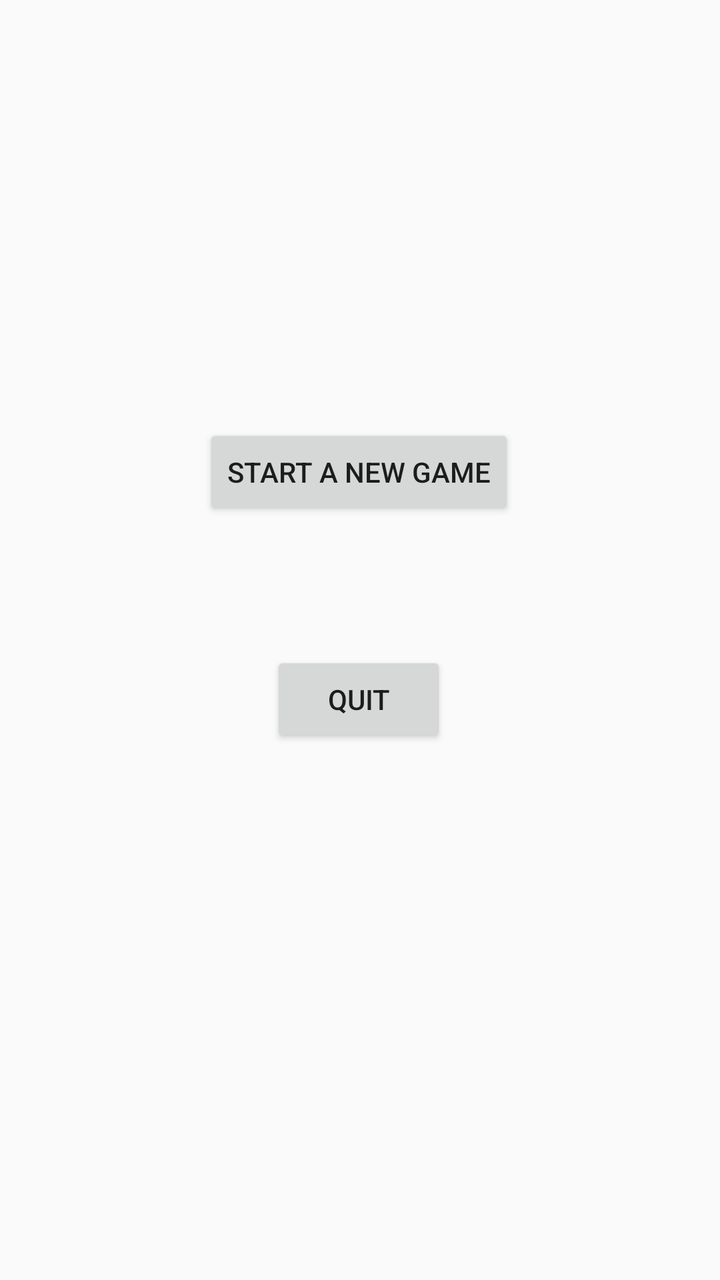
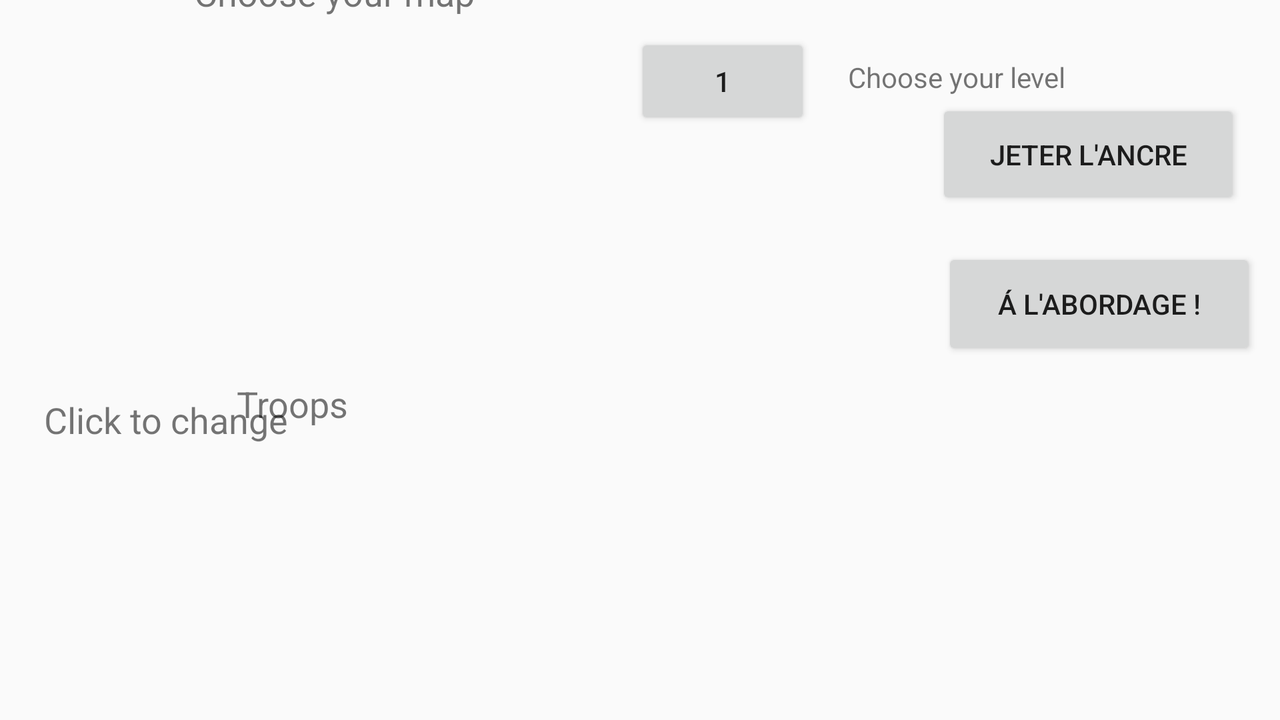

First picture: res/layout/ on a phone held upright. Second picture: the repository's own variant of that layout, on a device whose configuration matches the variant's folder. Source for both follows.
<!-- AndroidManifest.xml: activity theme AppTheme.NoActionBar -->
<!-- res/layout/activity_start.xml -->
<?xml version="1.0" encoding="utf-8"?>
<androidx.constraintlayout.widget.ConstraintLayout xmlns:android="http://schemas.android.com/apk/res/android"
    xmlns:app="http://schemas.android.com/apk/res-auto"
    xmlns:tools="http://schemas.android.com/tools"
    android:layout_width="match_parent"
    android:layout_height="match_parent"
    tools:context=".Controller.StartActivity">

    <Button
        android:id="@+id/startbutton"
        android:layout_width="wrap_content"
        android:layout_height="wrap_content"
        android:text="@string/start"
        app:layout_constraintBottom_toBottomOf="parent"
        app:layout_constraintEnd_toEndOf="parent"
        app:layout_constraintHorizontal_bias="0.498"
        app:layout_constraintStart_toStartOf="parent"
        app:layout_constraintTop_toTopOf="parent"
        app:layout_constraintVertical_bias="0.358" />

    <Button
        android:id="@+id/quitbutton"
        android:layout_width="wrap_content"
        android:layout_height="wrap_content"
        android:text="@string/quit"
        app:layout_constraintBottom_toBottomOf="parent"
        app:layout_constraintEnd_toEndOf="parent"
        app:layout_constraintHorizontal_bias="0.498"
        app:layout_constraintStart_toStartOf="parent"
        app:layout_constraintTop_toTopOf="parent"
        app:layout_constraintVertical_bias="0.55" />
</androidx.constraintlayout.widget.ConstraintLayout>
<!-- resources referenced by this layout -->
<resources>
  <string name="quit">Quit</string>
  <string name="start">Start a new game</string>
  <style name="AppTheme.NoActionBar" parent="Theme.AppCompat.Light.DarkActionBar">
          <item name="windowActionBar">false</item>
          <item name="windowNoTitle">true</item>
          <item name="android:windowFullscreen">true</item>
      </style>
</resources>
<!-- res/layout-land/activity_start.xml (the repository's variant of the layout above) -->
<!-- drawn on the phone turned sideways -->
<?xml version="1.0" encoding="utf-8"?>
<androidx.constraintlayout.widget.ConstraintLayout xmlns:android="http://schemas.android.com/apk/res/android"
    xmlns:app="http://schemas.android.com/apk/res-auto"
    xmlns:tools="http://schemas.android.com/tools"
    android:layout_width="match_parent"
    android:layout_height="match_parent"
    tools:context=".activities.StartActivity">


    <LinearLayout
        android:id="@+id/linearLayout"
        android:layout_width="809dp"
        android:layout_height="144dp"
        android:layout_marginTop="48dp"
        android:orientation="horizontal"
        app:layout_constraintBottom_toBottomOf="parent"
        app:layout_constraintEnd_toEndOf="parent"
        app:layout_constraintHorizontal_bias="0.0"
        app:layout_constraintStart_toStartOf="parent"
        app:layout_constraintTop_toBottomOf="@+id/mapChoose">

        <ImageView
            android:id="@+id/troop1Choose"
            android:layout_width="match_parent"
            android:layout_height="fill_parent"
            android:layout_marginStart="10dp"
            android:layout_marginLeft="10dp"
            android:layout_weight="1"
            android:background="@drawable/ic_launcher_background"
            android:clickable="true"
            android:contentDescription="@string/todo"
            android:focusable="true"
            tools:ignore="MissingConstraints" />

        <ImageView
            android:id="@+id/troop2Choose"
            android:layout_width="match_parent"
            android:layout_height="fill_parent"
            android:layout_marginStart="10dp"
            android:layout_marginLeft="10dp"
            android:layout_weight="1"
            android:background="@drawable/ic_launcher_background"
            android:clickable="true"
            android:contentDescription="@string/todo"
            android:focusable="true"
            tools:ignore="MissingConstraints" />

        <ImageView
            android:id="@+id/troop3Choose"
            android:layout_width="match_parent"
            android:layout_height="fill_parent"
            android:layout_marginStart="10dp"
            android:layout_marginLeft="10dp"
            android:layout_marginEnd="10dp"
            android:layout_marginRight="10dp"
            android:layout_weight="1"
            android:background="@drawable/ic_launcher_background"
            android:clickable="true"
            android:contentDescription="@string/todo"
            android:focusable="true"
            tools:ignore="MissingConstraints" />

    </LinearLayout>

    <ImageView
        android:id="@+id/mapChoose"
        android:layout_width="387dp"
        android:layout_height="172dp"
        android:layout_marginTop="20dp"
        android:background="@drawable/ic_launcher_background"
        android:contentDescription="@string/todo"
        app:layout_constraintBottom_toTopOf="@+id/linearLayout"
        app:layout_constraintEnd_toEndOf="parent"
        app:layout_constraintHorizontal_bias="0.0"
        app:layout_constraintStart_toStartOf="parent"
        app:layout_constraintTop_toTopOf="parent" />

    <Button
        android:id="@+id/startbutton"
        android:layout_width="157dp"
        android:layout_height="56dp"
        android:layout_marginBottom="180dp"
        android:text="@string/abordage"
        app:layout_constraintBottom_toBottomOf="parent"
        app:layout_constraintEnd_toEndOf="parent"
        app:layout_constraintHorizontal_bias="0.975"
        app:layout_constraintStart_toStartOf="parent"
        tools:ignore="RtlCompat" />

    <TextView
        android:id="@+id/textView"
        android:layout_width="68dp"
        android:layout_height="48dp"
        android:layout_marginBottom="4dp"
        android:gravity="center"
        android:text="@string/troops"
        android:textSize="18sp"
        app:layout_constraintBottom_toTopOf="@+id/linearLayout"
        app:layout_constraintEnd_toEndOf="parent"
        app:layout_constraintHorizontal_bias="0.196"
        app:layout_constraintStart_toStartOf="parent"
        app:layout_constraintTop_toBottomOf="@+id/mapChoose"
        tools:ignore="MissingConstraints,RtlCompat" />

    <TextView
        android:id="@+id/textView2"
        android:layout_width="wrap_content"
        android:layout_height="wrap_content"
        android:gravity="center"
        android:text="@string/map"
        android:textSize="18sp"
        app:layout_constraintBottom_toTopOf="@+id/mapChoose"
        app:layout_constraintEnd_toEndOf="parent"
        app:layout_constraintHorizontal_bias="0.194"
        app:layout_constraintStart_toStartOf="parent"
        tools:ignore="MissingConstraints,RtlCompat" />

    <Button
        android:id="@+id/lvlBtn"
        android:layout_width="wrap_content"
        android:layout_height="wrap_content"
        android:text="1"
        app:layout_constraintBottom_toTopOf="@+id/startbutton"
        app:layout_constraintEnd_toEndOf="parent"
        app:layout_constraintHorizontal_bias="0.575"
        app:layout_constraintStart_toStartOf="parent"
        app:layout_constraintTop_toTopOf="parent"
        app:layout_constraintVertical_bias="0.218" />

    <TextView
        android:id="@+id/lvlText"
        android:layout_width="wrap_content"
        android:layout_height="wrap_content"
        android:text="Choose your level "
        app:layout_constraintBottom_toTopOf="@+id/startbutton"
        app:layout_constraintEnd_toEndOf="parent"
        app:layout_constraintHorizontal_bias="0.152"
        app:layout_constraintStart_toEndOf="@+id/lvlBtn"
        app:layout_constraintTop_toTopOf="parent"
        app:layout_constraintVertical_bias="0.277" />

    <Button
        android:id="@+id/quitbutton"
        android:layout_width="152dp"
        android:layout_height="55dp"
        android:layout_marginEnd="20dp"
        android:layout_marginRight="20dp"
        android:text="@string/jeter_l_ancre"
        app:layout_constraintBottom_toTopOf="@+id/startbutton"
        app:layout_constraintEnd_toEndOf="parent"
        app:layout_constraintTop_toTopOf="parent"
        app:layout_constraintVertical_bias="0.722"
        tools:ignore="RtlCompat" />

    <TextView
        android:id="@+id/textView3"
        android:layout_width="166dp"
        android:layout_height="40dp"
        android:layout_marginTop="12dp"
        android:gravity="center"
        android:text="Click to change"
        android:textSize="18sp"
        app:layout_constraintBottom_toTopOf="@+id/linearLayout"
        app:layout_constraintTop_toTopOf="@+id/textView"
        app:layout_constraintVertical_bias="0.0"
        tools:ignore="MissingConstraints,RtlCompat"
        tools:layout_editor_absoluteX="320dp" />
</androidx.constraintlayout.widget.ConstraintLayout>
<!-- resources referenced by the variant -->
<!-- as the phone turned sideways resolves them -->
<resources>
  <string name="abordage">Á l\'abordage !</string>
  <string name="jeter_l_ancre">jeter l\'ancre</string>
  <string name="map">Choose your map</string>
  <string name="todo">TODO</string>
  <string name="troops">Troops</string>
  <style name="AppTheme.NoActionBar" parent="Theme.AppCompat.Light.DarkActionBar">
          <item name="windowActionBar">false</item>
          <item name="windowNoTitle">true</item>
          <item name="android:windowFullscreen">true</item>
      </style>
</resources>
